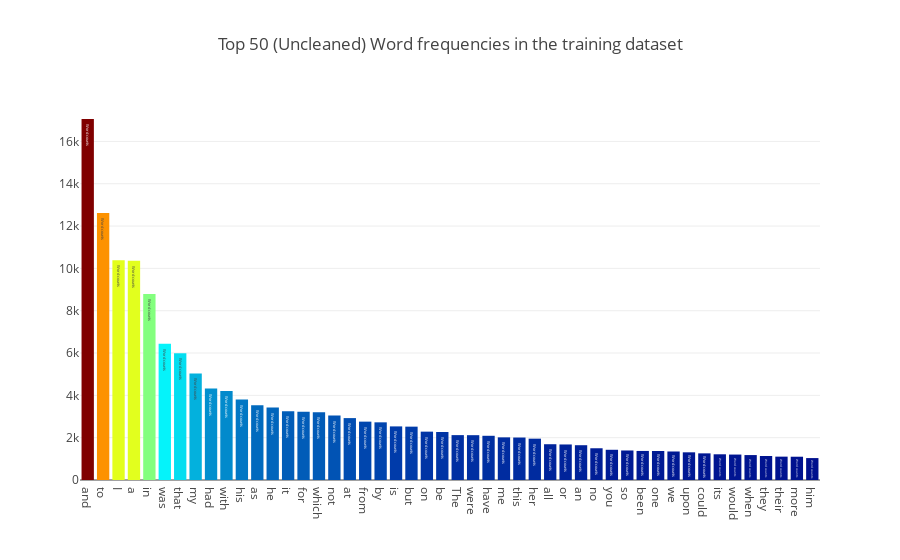

Here is the notebook cell this chart was saved with:
### Code cell
data = [go.Bar(
            x = all_words.index.values[2:50],
            y = all_words.values[2:50],
            marker= dict(colorscale='Jet',
                         color = all_words.values[2:100]
                        ),
            text='Word counts'
    )]

layout = go.Layout(
    title='Top 50 (Uncleaned) Word frequencies in the training dataset'
)

fig = go.Figure(data=data, layout=layout)

py.iplot(fig, filename='basic-bar')

### Figure 1 — Plotly figure (JSON) as saved in the notebook; plotly's stock layout.template omitted (floating-point values rounded to 4 significant figures)
{"data": [{"marker": {"color": [17059, 12615, 10382, 10359, 8787, 6440, 5988, 5037, 4324, 4207, 3802, 3528, 3422, 3247, 3227, 3203, 3048, 2925, 2758, 2725, 2533, 2521, 2285, 2268, 2121, 2118, 2089, 2015, 2007, 1953, 1691, 1679, 1644, 1500, 1428, 1395, 1373, 1372, 1347, 1308, 1259, 1215, 1202, 1178, 1134, 1104, 1100, 1036, 992, 957, 954, 929, 925, 924, 915, 901, 880, 873, 863, 861, 829, 823, 814, 751, 713, 707, 701, 648, 645, 645, 638, 624, 623, 600, 595, 592, 576, 575, 574, 565, 550, 545, 539, 534, 532, 531, 527, 527, 526, 503, 502, 497, 493, 493, 491, 488, 486, 482], "colorscale": "Jet"}, "text": "Word counts", "type": "bar", "uid": "518a3e70-344e-4ea0-baf2-e51c91631a93", "x": ["and", "to", "I", "a", "in", "was", "that", "my", "had", "with", "his", "as", "he", "it", "for", "which", "not", "at", "from", "by", "is", "but", "on", "be", "The", "were", "have", "me", "this", "her", "all", "or", "an", "no", "you", "so", "been", "one", "we", "upon", "could", "its", "would", "when", "they", "their", "more", "him"], "y": [17059, 12615, 10382, 10359, 8787, 6440, 5988, 5037, 4324, 4207, 3802, 3528, 3422, 3247, 3227, 3203, 3048, 2925, 2758, 2725, 2533, 2521, 2285, 2268, 2121, 2118, 2089, 2015, 2007, 1953, 1691, 1679, 1644, 1500, 1428, 1395, 1373, 1372, 1347, 1308, 1259, 1215, 1202, 1178, 1134, 1104, 1100, 1036]}], "layout": {"title": {"text": "Top 50 (Uncleaned) Word frequencies in the training dataset"}}}
